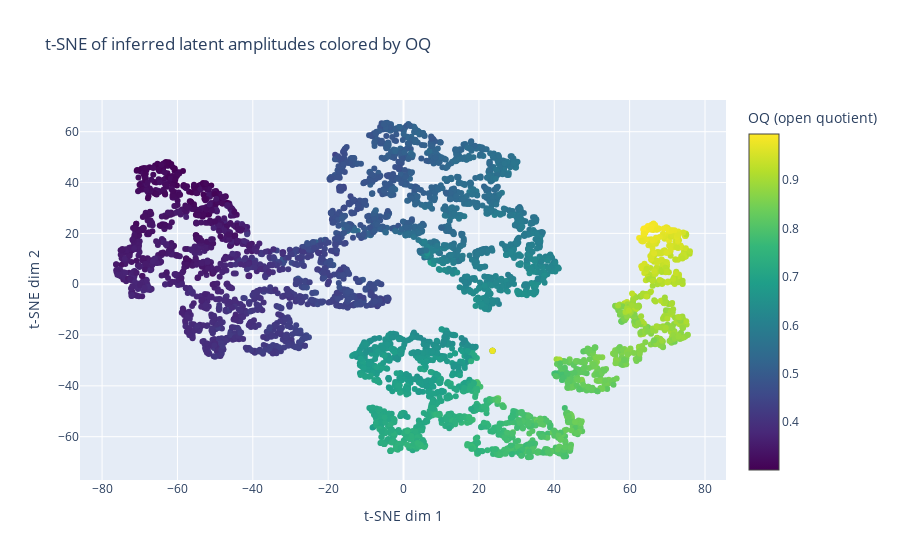

Here is the notebook cell this chart was saved with:
### Code cell
X_latent = StandardScaler().fit_transform(mu_eps)

X_2d = TSNE(
    n_components=2,
    perplexity=30,
    learning_rate="auto",
    init="pca",
    random_state=0,
).fit_transform(X_latent)

# scatter and color by Oq
fig = go.Figure(
    go.Scatter(
        x=np.asarray(X_2d[:, 0]),
        y=np.asarray(X_2d[:, 1]),
        mode="markers",
        marker=dict(
            color=np.asarray(oq),
            colorscale="Viridis",
            showscale=True,
            colorbar=dict(title="OQ (open quotient)"),
        ),
    )
)
fig.update_layout(
    title="t-SNE of inferred latent amplitudes colored by OQ",
    xaxis_title="t-SNE dim 1",
    yaxis_title="t-SNE dim 2",
)
fig.show()

### Figure 1 — Plotly figure (JSON) as saved in the notebook; plotly's stock layout.template omitted (floating-point values rounded to 4 significant figures; data arrays with more than 128 entries replaced by an {"elided": "..."} marker saying what was removed)
{"data": [{"marker": {"color": {"elided": "5000 float values"}, "colorbar": {"title": {"text": "OQ (open quotient)"}}, "colorscale": [[0, "#440154"], [0.1111, "#482878"], [0.2222, "#3e4989"], [0.3333, "#31688e"], [0.4444, "#26828e"], [0.5556, "#1f9e89"], [0.6667, "#35b779"], [0.7778, "#6ece58"], [0.8889, "#b5de2b"], [1, "#fde725"]], "showscale": true}, "mode": "markers", "type": "scatter", "x": {"elided": "5000 float values"}, "y": {"elided": "5000 float values"}}], "layout": {"title": {"text": "t-SNE of inferred latent amplitudes colored by OQ"}, "xaxis": {"title": {"text": "t-SNE dim 1"}}, "yaxis": {"title": {"text": "t-SNE dim 2"}}}}
